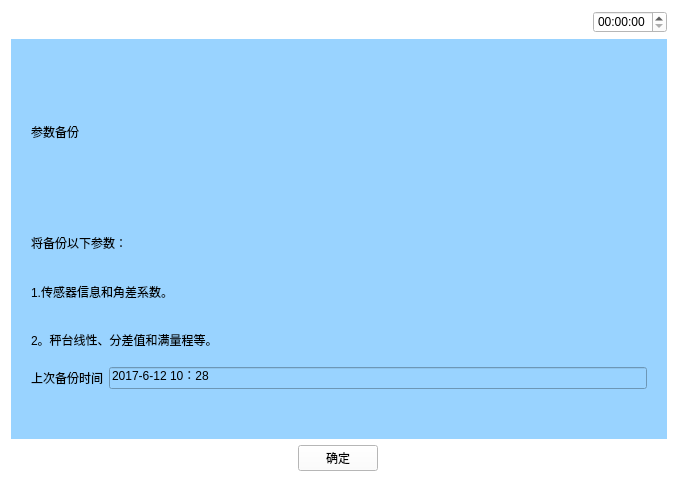
<?xml version="1.0" encoding="UTF-8"?>
<ui version="4.0">
 <class>Caishubeifen</class>
 <widget class="QWidget" name="Caishubeifen">
  <property name="geometry">
   <rect>
    <x>0</x>
    <y>0</y>
    <width>678</width>
    <height>482</height>
   </rect>
  </property>
  <property name="windowTitle">
   <string>Form</string>
  </property>
  <property name="styleSheet">
   <string notr="true">background-color: rgb(255, 255, 255);</string>
  </property>
  <layout class="QVBoxLayout" name="verticalLayout_3" stretch="1,5,1">
   <item>
    <layout class="QHBoxLayout" name="horizontalLayout_5">
     <item>
      <widget class="QPushButton" name="pushButton">
       <property name="text">
        <string/>
       </property>
       <property name="icon">
        <iconset resource="myimages.qrc">
         <normaloff>:/image/images/4g.png</normaloff>:/image/images/4g.png</iconset>
       </property>
       <property name="flat">
        <bool>true</bool>
       </property>
      </widget>
     </item>
     <item>
      <widget class="QPushButton" name="pushButton_2">
       <property name="text">
        <string/>
       </property>
       <property name="icon">
        <iconset resource="myimages.qrc">
         <normaloff>:/image/images/wireless.svg</normaloff>:/image/images/wireless.svg</iconset>
       </property>
       <property name="flat">
        <bool>true</bool>
       </property>
      </widget>
     </item>
     <item>
      <widget class="QPushButton" name="pushButton_3">
       <property name="text">
        <string/>
       </property>
       <property name="icon">
        <iconset resource="myimages.qrc">
         <normaloff>:/image/images/bl.svg</normaloff>:/image/images/bl.svg</iconset>
       </property>
       <property name="flat">
        <bool>true</bool>
       </property>
      </widget>
     </item>
     <item>
      <widget class="QPushButton" name="pushButton_4">
       <property name="text">
        <string/>
       </property>
       <property name="icon">
        <iconset resource="myimages.qrc">
         <normaloff>:/image/images/locate.svg</normaloff>:/image/images/locate.svg</iconset>
       </property>
       <property name="flat">
        <bool>true</bool>
       </property>
      </widget>
     </item>
     <item>
      <spacer name="horizontalSpacer_4">
       <property name="orientation">
        <enum>Qt::Horizontal</enum>
       </property>
       <property name="sizeHint" stdset="0">
        <size>
         <width>40</width>
         <height>20</height>
        </size>
       </property>
      </spacer>
     </item>
     <item>
      <widget class="QTimeEdit" name="timeEdit_2"/>
     </item>
    </layout>
   </item>
   <item>
    <widget class="QWidget" name="widget" native="true">
     <property name="sizePolicy">
      <sizepolicy hsizetype="Preferred" vsizetype="Preferred">
       <horstretch>0</horstretch>
       <verstretch>0</verstretch>
      </sizepolicy>
     </property>
     <property name="contextMenuPolicy">
      <enum>Qt::DefaultContextMenu</enum>
     </property>
     <property name="styleSheet">
      <string notr="true">background-color: rgb(153, 211, 255);</string>
     </property>
     <layout class="QGridLayout" name="gridLayout">
      <property name="leftMargin">
       <number>20</number>
      </property>
      <property name="rightMargin">
       <number>20</number>
      </property>
      <property name="bottomMargin">
       <number>50</number>
      </property>
      <item row="0" column="0">
       <layout class="QVBoxLayout" name="verticalLayout_2">
        <item>
         <widget class="QLabel" name="label">
          <property name="text">
           <string>参数备份</string>
          </property>
         </widget>
        </item>
        <item>
         <layout class="QVBoxLayout" name="verticalLayout">
          <item>
           <widget class="QLabel" name="label_2">
            <property name="text">
             <string>将备份以下参数：</string>
            </property>
           </widget>
          </item>
          <item>
           <widget class="QLabel" name="label_3">
            <property name="text">
             <string>1.传感器信息和角差系数。</string>
            </property>
           </widget>
          </item>
          <item>
           <widget class="QLabel" name="label_4">
            <property name="text">
             <string>2。秤台线性、分差值和满量程等。</string>
            </property>
           </widget>
          </item>
          <item>
           <layout class="QHBoxLayout" name="horizontalLayout">
            <item>
             <widget class="QLabel" name="label_5">
              <property name="text">
               <string>上次备份时间</string>
              </property>
             </widget>
            </item>
            <item>
             <widget class="QLineEdit" name="lineEdit">
              <property name="text">
               <string>2017-6-12 10：28</string>
              </property>
             </widget>
            </item>
           </layout>
          </item>
         </layout>
        </item>
       </layout>
      </item>
     </layout>
    </widget>
   </item>
   <item>
    <layout class="QHBoxLayout" name="horizontalLayout_2">
     <item>
      <widget class="QPushButton" name="returnIndex">
       <property name="font">
        <font>
         <family>AR PL UMing TW MBE</family>
        </font>
       </property>
       <property name="styleSheet">
        <string notr="true">border-image: url(:/image/images/index.svg);</string>
       </property>
       <property name="text">
        <string/>
       </property>
       <property name="icon">
        <iconset resource="myimages.qrc">
         <normaloff>:/image/images/index.svg</normaloff>:/image/images/index.svg</iconset>
       </property>
       <property name="iconSize">
        <size>
         <width>40</width>
         <height>40</height>
        </size>
       </property>
       <property name="flat">
        <bool>true</bool>
       </property>
      </widget>
     </item>
     <item>
      <spacer name="horizontalSpacer">
       <property name="orientation">
        <enum>Qt::Horizontal</enum>
       </property>
       <property name="sizeHint" stdset="0">
        <size>
         <width>40</width>
         <height>20</height>
        </size>
       </property>
      </spacer>
     </item>
     <item>
      <widget class="QPushButton" name="information">
       <property name="text">
        <string>确定</string>
       </property>
      </widget>
     </item>
     <item>
      <spacer name="horizontalSpacer_3">
       <property name="orientation">
        <enum>Qt::Horizontal</enum>
       </property>
       <property name="sizeHint" stdset="0">
        <size>
         <width>40</width>
         <height>20</height>
        </size>
       </property>
      </spacer>
     </item>
     <item>
      <widget class="QPushButton" name="returnPage">
       <property name="text">
        <string/>
       </property>
       <property name="icon">
        <iconset resource="myimages.qrc">
         <normaloff>:/image/images/shangyiye.svg</normaloff>:/image/images/shangyiye.svg</iconset>
       </property>
       <property name="iconSize">
        <size>
         <width>40</width>
         <height>40</height>
        </size>
       </property>
       <property name="flat">
        <bool>true</bool>
       </property>
      </widget>
     </item>
    </layout>
   </item>
  </layout>
 </widget>
 <resources>
  <include location="myimages.qrc"/>
 </resources>
 <connections/>
</ui>
